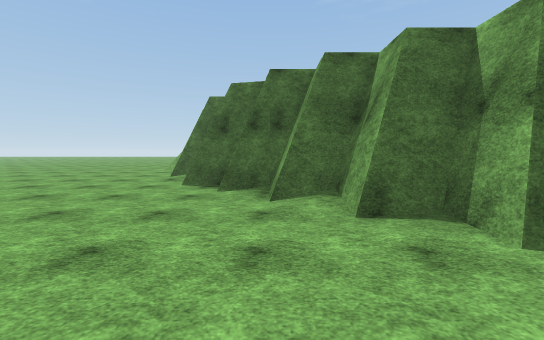
view 1 (above)

16 first-person views from a walk through a 3-D level made in the Unity game engine. The camera is 1.5 m above the floor, tilts 4° down and sees 90° across. The floor is counted in squares, 2 m on a side. Each view is taken from the middle of a square. On the plan, view 1 faces up. The plan holds only what a view shows up to about 10 squares ahead; the rest is blank. The place goes on beyond the plan. Surface patterns are stand-ins for the level's own textures.

view 2
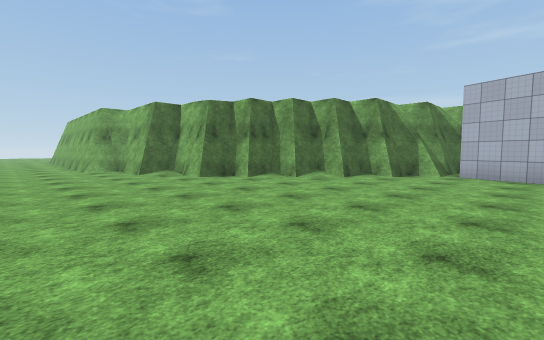

view 3
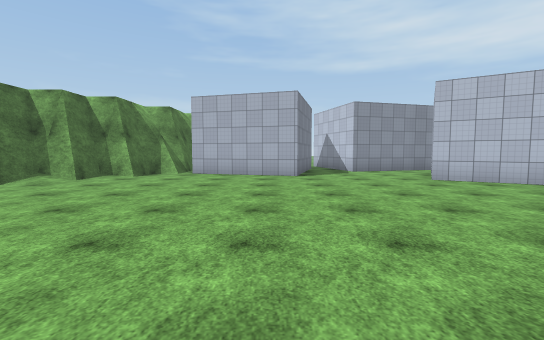

view 4
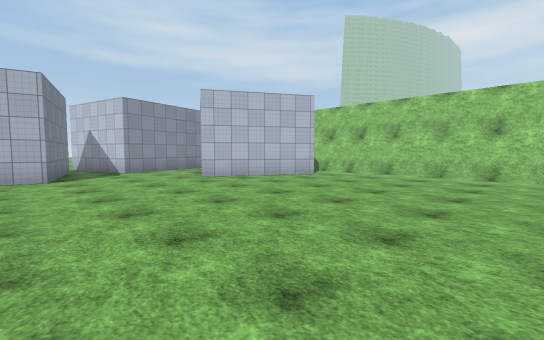

view 5
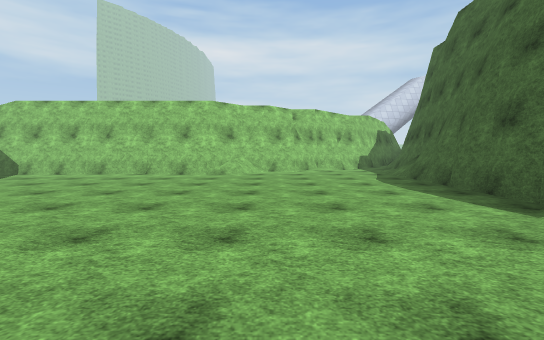

view 6
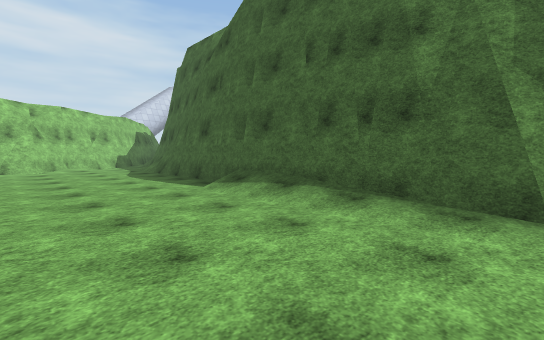

view 7
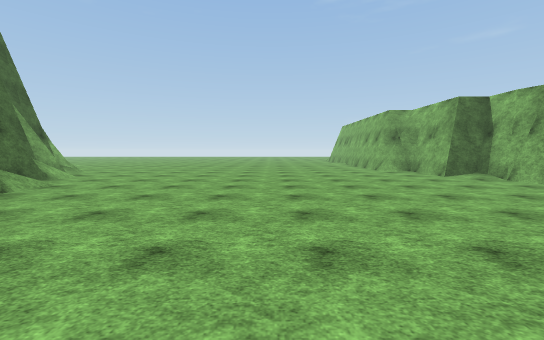

view 8
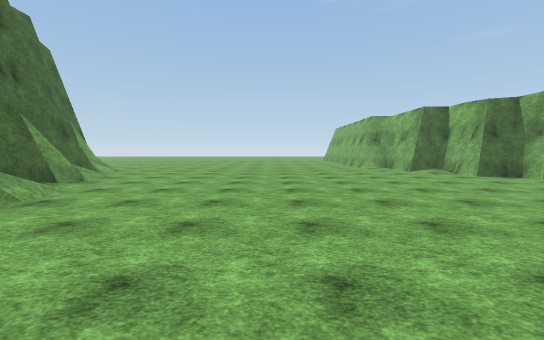

view 9
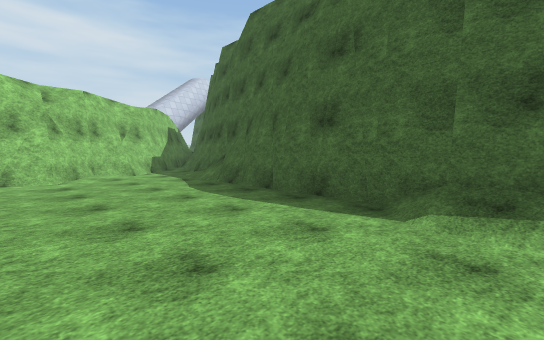

view 10
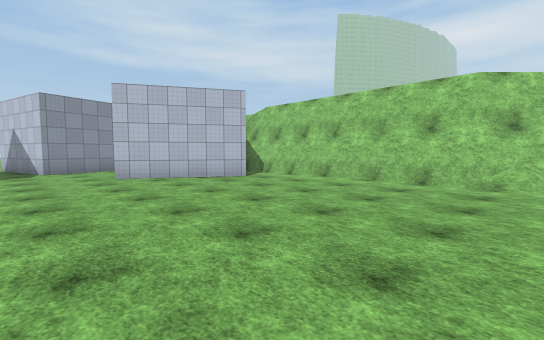

view 11
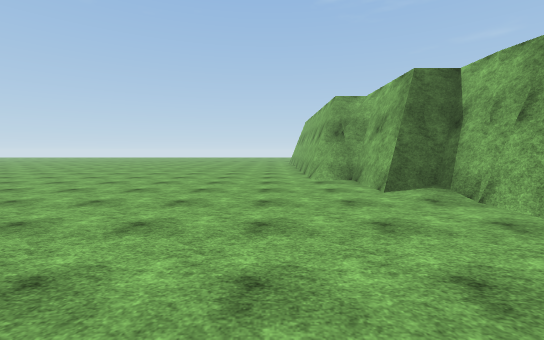

view 12
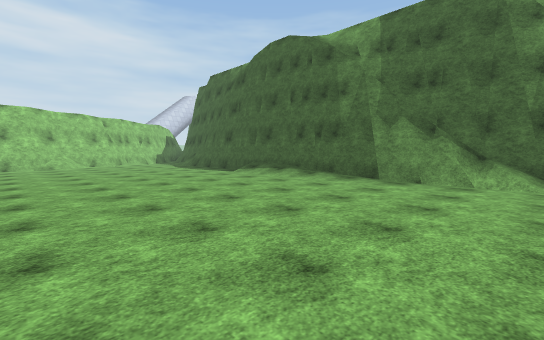

view 13
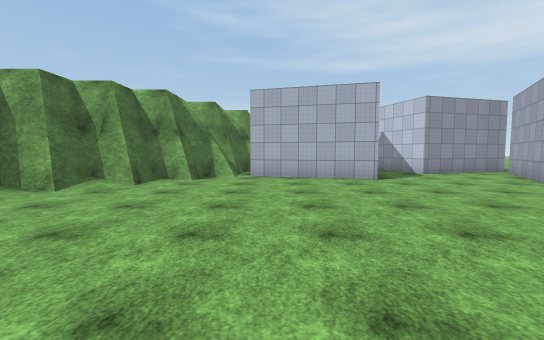

view 14
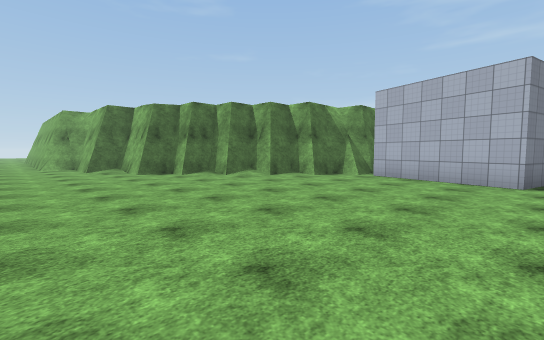

view 15
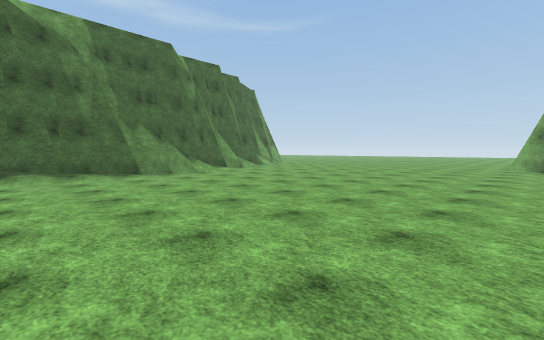

view 16
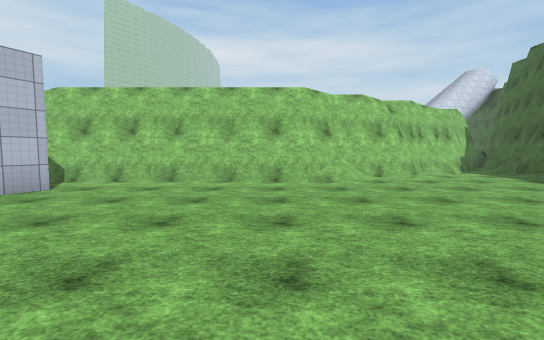

### Floor plan
Key: @ floor where view 1 was taken; # wall or solid block; . floor; / step, stairs or slope.
Columns run from 12 left of view 1 to 7 right of it. Each row starts with its distance up from view 1.
 11 ........##
 10 ........##
  9 .........#
  8 .........##
  7 ..........#
  6 ..........##
  5 ...........##
  4 ............##
  3 /............##
  2 /.............##
  1 #..............#
  0 #...........@..#
 -1 #/.............#
 -2 #/............##
 -3 #/............####
 -4 #/.................
 -5 #/..............####
 -6 #...............##
 -7 #............#####
 -8 #...........## ###
 -9 #...........#
-10 #............
-11 /..../########
-12 /..####
-13 .###
-14 ##

Where each view was taken, in squares from view 1:
view 1: 0 up, 0 right, facing up
view 2: 1 down, 6 left, facing up-right
view 3: 2 down, 6 left, facing right
view 4: 2 down, 6 left, facing down-right
view 5: 2 down, 8 left, facing down
view 6: 0 up, 8 left, facing down-left
view 7: 0 up, 8 left, facing up
view 8: 2 down, 8 left, facing up
view 9: 4 down, 8 left, facing down-left
view 10: 4 down, 7 left, facing down-right
view 11: 3 up, 5 left, facing up
view 12: 3 up, 5 left, facing down-left
view 13: 0 up, 5 left, facing right
view 14: 3 down, 5 left, facing up-right
view 15: 3 down, 3 left, facing up-left
view 16: 4 down, 5 left, facing down
